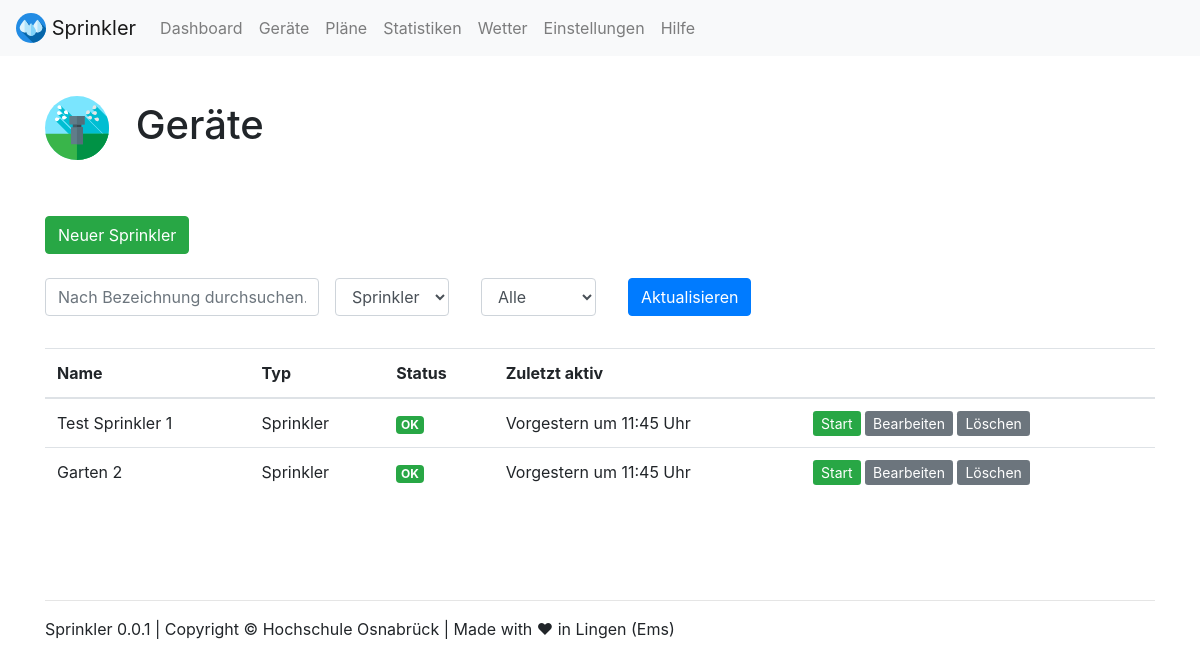
Page /devices/ on the committed database.
### webapp/models.py (models this page shows, shortened)
class Sprinkler(models.Model):
    name = models.CharField(max_length=200)
    status = models.CharField(
        max_length=10,
        choices=STATUS_CHOICES,
        default='OK',
    )
    curr_active = models.BooleanField(default=False)
    device_type = 'Sprinkler'

### webapp/views.py (the view)
# urls.py: path('devices/', views.devices, name='devices'),
def devices(request):
    args = {}
    args['filter_name'] = request.GET.get('name', '')
    args['filter_device'] = request.GET.get('device', '')
    args['filter_status'] = request.GET.get('status', '')
    check = 0
    if args['filter_device'] == 'Pumpe':
        q = Pump.objects
        args['edit_key'] = 2
        args['type_name'] = 'pump'
    if args['filter_device'] == 'Sensor':
        q = Sensor.objects
        args['edit_key'] = 1
        args['type_name'] = 'sensor'
    if args['filter_device'] == 'Sprinkler':
        q = Sprinkler.objects
        args['edit_key'] = 0
        args['type_name'] = 'sprinkler'
    if args['filter_device'] == '':
        q = Sprinkler.objects
        args['edit_key'] = 0
        args['filter_device'] = 'Sprinkler'
        args['type_name'] = 'sprinkler'
    if(args['filter_name']!=''):
        q = q.filter(name__contains=args['filter_name'])
        check = 1
    if(args['filter_status'] == 'OK' or args['filter_status'] == 'Warnung' or args['filter_status'] == 'Fehler'):
        q = q.filter(status__contains=args['filter_status'])
        check = 1
    if(check == 0):
        q = q.all()
    args['devices'] = q
    return TemplateResponse(request, "devices.html", args)

### webapp/templates/devices.html (shortened to what this page needs)
{% load static %}
{% include "views/top.html" %}
<br>
<h1><img src="{% static 'webapp/img/icons/sprinkler.svg' %}" width="64" class="mr-3"> Geräte</h1>
<br><br>
  {% if filter_device == 'Sprinkler' %}<a target="_blank" class="btn btn-success" href="/admin/webapp/sprinkler/add/" role="button">Neuer Sprinkler</a>{% endif %}
<br>
<br>
<form class="form-inline" method="GET" action="{% url 'devices' %}">
  <div class="form-group mb-2">
    <input value="{{ filter_name }}" name="name" type="text" class="form-control" placeholder="Nach Bezeichnung durchsuchen...">
  </div>
  <div class="form-group mx-sm-3 mb-2">
    <select name="device" id="inputState" class="form-control">
        <option {% if filter_device == 'Sprinkler' %} selected {% endif %}>Sprinkler</option>
    </select>
  </div>
  <div class="form-group mx-sm-3 mb-2">
    <select name="status" id="inputState" class="form-control">
        <option {% if filter_status == 'Alle' %} selected {% endif %}>Alle</option>
    </select>
  </div>
  <div class="form-group mx-sm-3 mb-2">
    <button type="submit" class="btn btn-primary">Aktualisieren</button>
  </div>
</form>
<br>
{% if devices %}
<table class="table table-hover">
  <thead>
    <tr>
      <th scope="col">Name</th>
      <th scope="col">Typ</th>
      <th scope="col">Status</th>
      <th scope="col">Zuletzt aktiv</th>
      <th scope="col"></th>
    </tr>
  </thead>
  <tbody>
    {% for device in devices %}
    <tr {% if device.curr_active == True %} class="table-success" {% endif %}>
      <td scope="row">{{ device.name }}</td>
      <td>{{ device.device_type }}</td>
      <td>
        {% if device.status == 'OK' %}
        <span class="badge badge-success">OK</span>
        {% endif %}
      </td>
      <td>Vorgestern um 11:45 Uhr</td>
      <td>
        {% if device.curr_active == False %}
        <a class="btn-sm btn-success" href="{% url 'device_start' edit_key device.id %}" role="button">Start</a>
        {% else %}
        <a class="btn-sm btn-danger" href="{% url 'device_stop' edit_key device.id %}" role="button">Stop</a>
        {% endif %}
        <a class="btn-sm btn-secondary" href="/admin/webapp/{{ type_name }}/{{ device.id }}/change/" role="button">Bearbeiten</a>
        <a class="btn-sm btn-secondary" href="/admin/webapp/{{ type_name }}/{{ device.id }}/delete/" role="button">Löschen</a>
      </td>
    </tr>
    {% endfor %}
  </tbody>
</table>
{% endif %}
{% include "views/footer.html" %}
{% include "views/bottom.html" %}

### rows in the picture
Sprinkler: name "Test Sprinkler 1", device_type "Sprinkler", status "OK", curr_active "Start"
Sprinkler: name "Garten 2", device_type "Sprinkler", status "OK", curr_active "Start"
